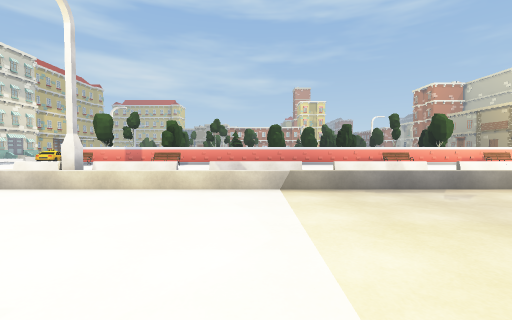
View 1 (above)

24 first-person views from a walk through a Unity game level. The camera is 1.3 m above the floor, tilts 2° down and sees 90° across. The floor is counted in squares, 2 m on a side. Each view is taken from the middle of a square. On the plan, view 1 faces up. The plan holds only what a view shows up to about 9 squares ahead; the rest is blank. The place goes on beyond the plan. Some surface patterns are stand-ins.

View 2
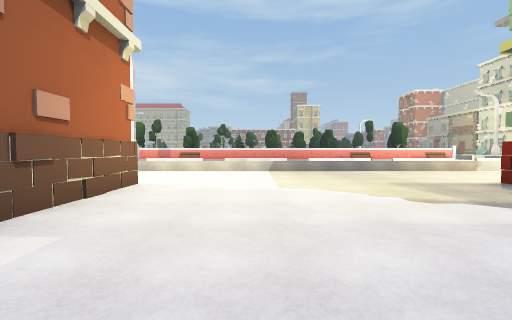

View 3
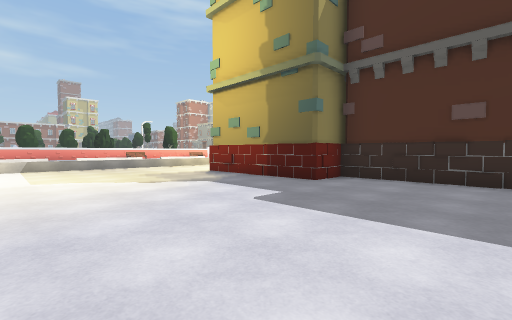

View 4
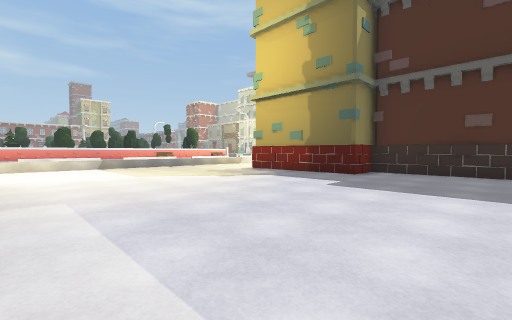

View 5
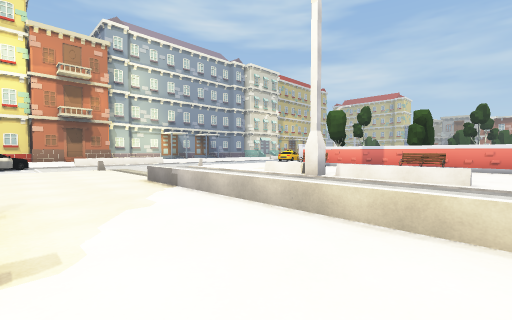

View 6
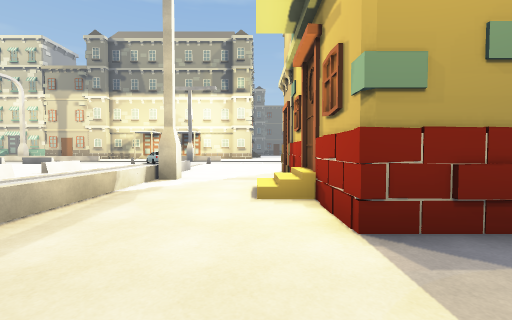

View 7
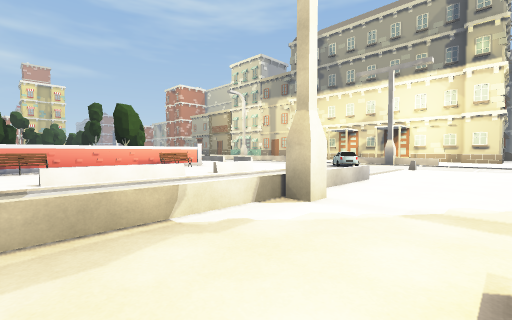

View 8
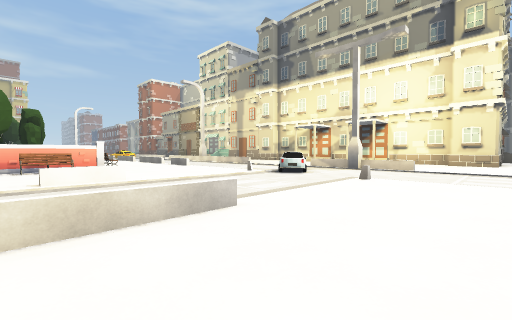

View 9
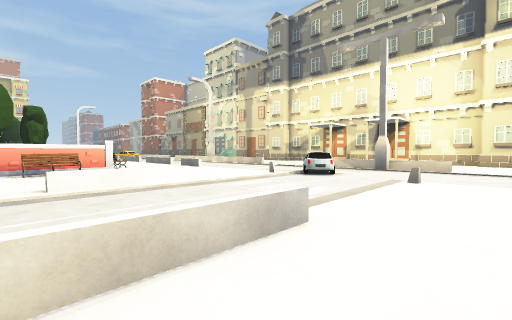

View 10
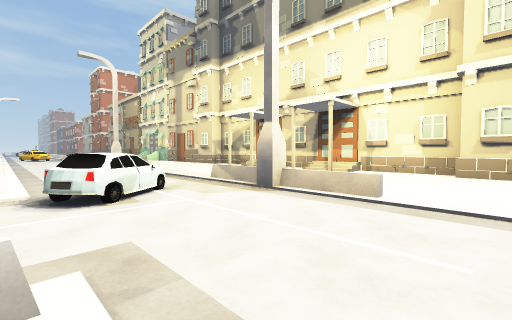

View 11
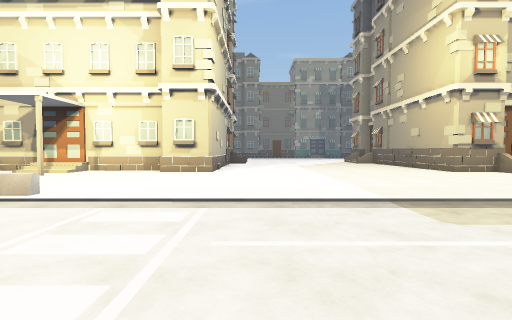

View 12
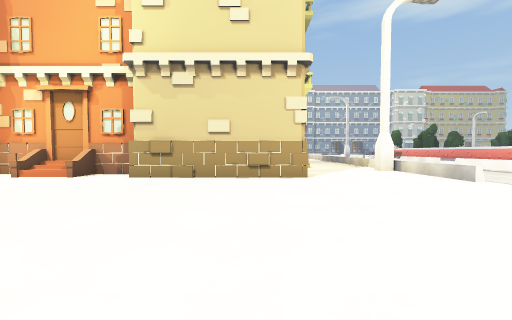

View 13
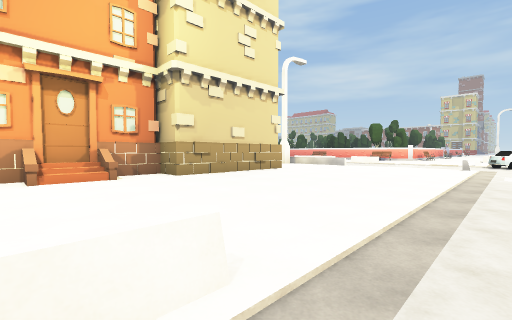

View 14
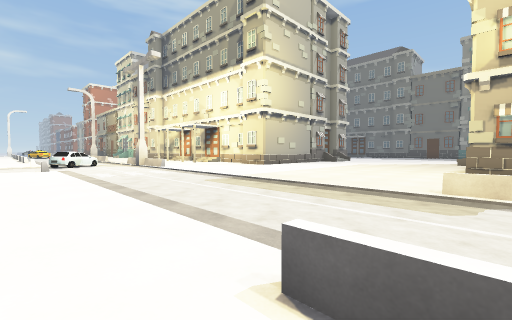

View 15
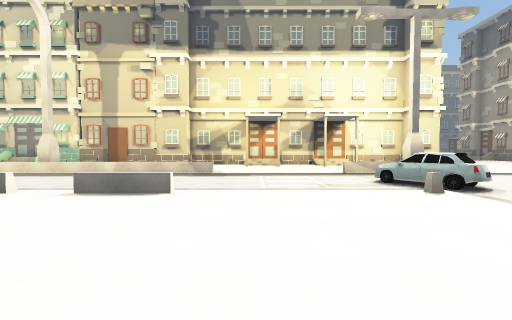

View 16
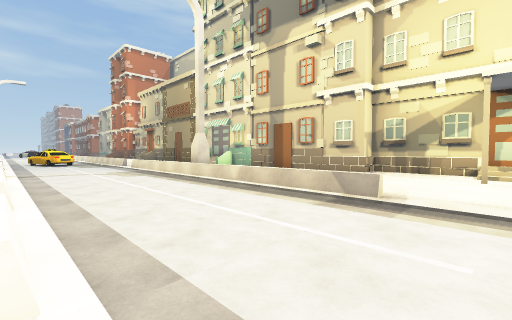

View 17
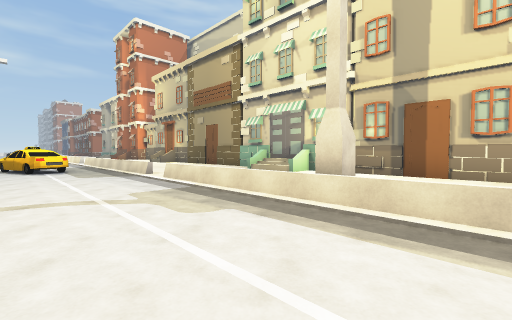

View 18
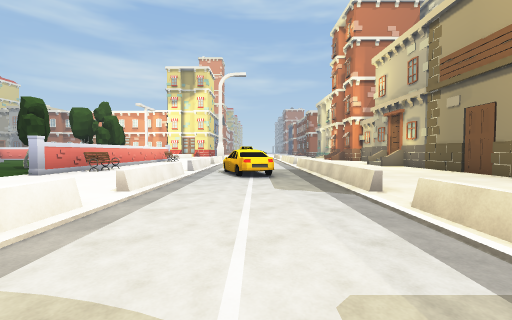

View 19
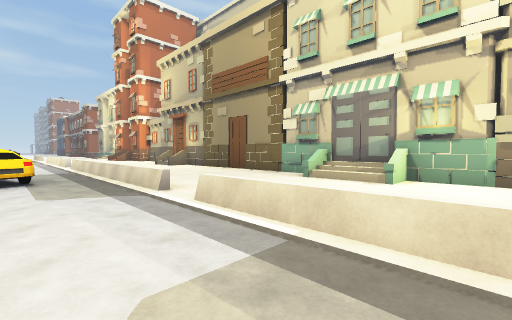

View 20
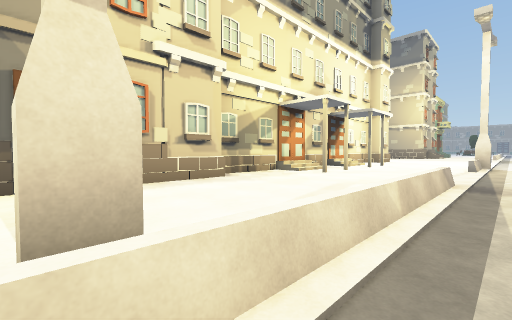

View 21
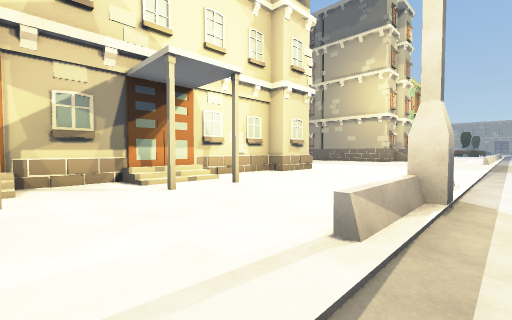

View 22
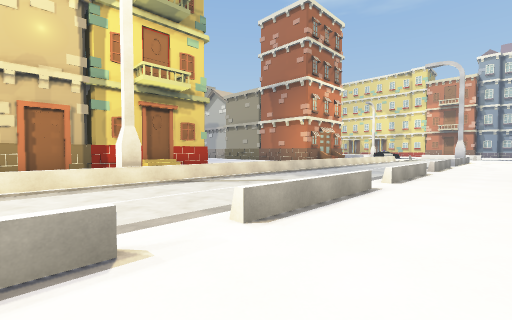

View 23
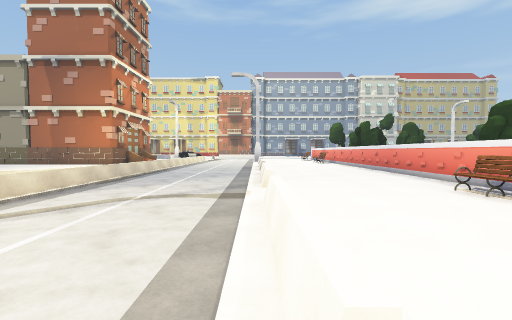

View 24
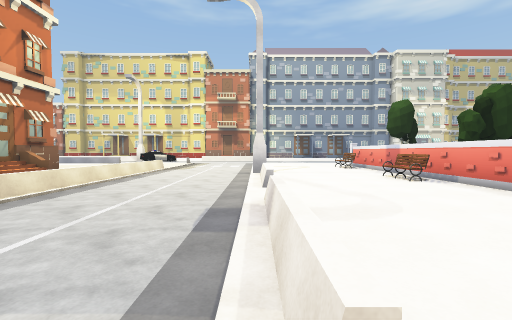

### Floor plan
Key: @ floor where view 1 was taken; # wall or solid block; x gap in a wall; . floor; / step, stairs or slope; = window, fence, low wall or low ledge; ^ raised ledge; B bench; T tree; C car.
Columns run from 14 left of view 1 to 25 right of it. Each row starts with its distance up from view 1.
 28                         T #.  =. .= ..#
 27                         .T#B. .^^.= ..#
 26                          .#.. x.^.= ..#
 25                           ....=.^.=...#
 24                            ...=...=...#
 23                              .x...x...#
 22                               x...x .=#
 21                               =...= .=#
 20                               =...= ..#
 19                               x...= ..#
 18                               x...#...#
 17                T         T    =...=...#
 16                TT        T    =...=...#
 15          T               T    x...=...#
 14          T                   .x...=...##
 13                             ..=...=....#
 12        ###B##  #####B####B#............#
 11        ....... .......  .............//#
 10        ..............................//#
  9        ................................#
  8      ..=x.==.===.===.===.==...=CC.=..###
  7      ..........................C..=..###
  6        ...........................#....#
  5    ... ...........................=....#
  4   =....================#===...=.......##
  3 ......................................##
  2 ^.......=.=.............................
  1        #####.......#######..............
  0            #..@....#     #..............
 -1            #.......#     #..............
 -2            #.......#     #..............
 -3             .......##   ##..............
 -4             ........#   #=..............
 -5             ........#   #/............##
 -6             ........#   #.....=...=  =#

Positions as (right, up) in squares from view 1, and headings:
1: (0, 0), facing up
2: (0, -4), facing up
3: (0, -6), facing up-right
4: (-2, -6), facing up-right
5: (-2, 2), facing up-left
6: (3, 2), facing right
7: (6, 2), facing up-right
8: (10, 2), facing up-right
9: (10, 3), facing up-right
10: (16, 3), facing up-right
11: (16, 1), facing right
12: (17, 0), facing left
13: (17, -6), facing up-left
14: (15, -6), facing up-right
15: (12, 11), facing right
16: (16, 11), facing up-right
17: (17, 16), facing up-right
18: (18, 19), facing up
19: (18, 19), facing up-right
20: (19, 18), facing down-right
21: (19, 10), facing down-right
22: (11, 10), facing down-left
23: (10, 8), facing left
24: (2, 8), facing left
